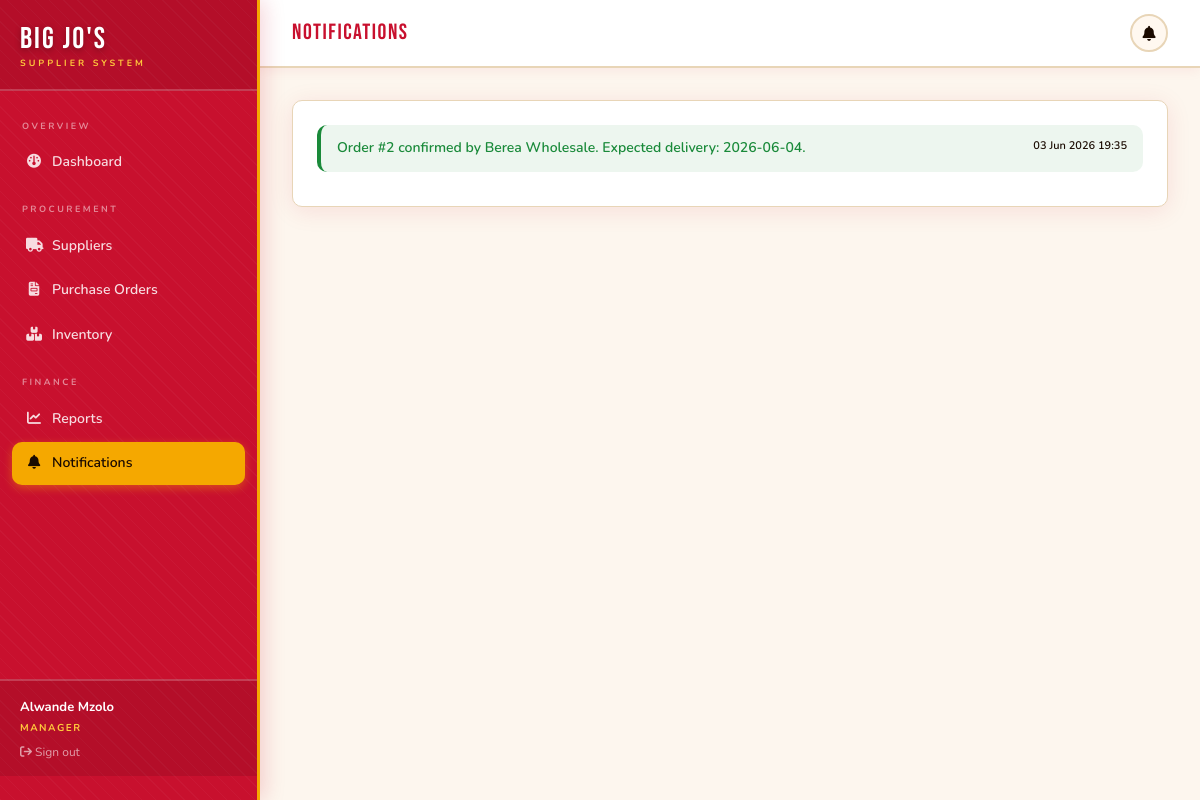
/manager/notifications (signed in), run on the app's committed database.
### app/models/__init__.py (models this page shows, shortened)
class User(UserMixin, db.Model):
    __tablename__ = 'user'
    id = db.Column(db.Integer, primary_key=True)
    name = db.Column(db.String(120), nullable=False)
    email = db.Column(db.String(120), unique=True, nullable=False)
    password_hash = db.Column(db.String(256), nullable=False)
    role = db.Column(db.String(20), nullable=False)  # manager / supplier / admin
    phone = db.Column(db.String(20))
    created_at = db.Column(db.DateTime, default=utc_now)
    supplier_profile = db.relationship('Supplier', backref='user', uselist=False)
    notifications = db.relationship('Notification', backref='user', lazy='dynamic')

class Notification(db.Model):
    __tablename__ = 'notification'
    id = db.Column(db.Integer, primary_key=True)
    user_id = db.Column(db.Integer, db.ForeignKey('user.id'), nullable=False)
    message = db.Column(db.Text, nullable=False)
    type = db.Column(db.String(30), default='info')  # info / warning / success / danger
    is_read = db.Column(db.Boolean, default=False)
    sent_at = db.Column(db.DateTime, default=utc_now)

### app/manager/__init__.py (the view)
@bp.route('/notifications')
@manager_required
def notifications():
    notifs = Notification.query.filter_by(user_id=current_user.id).order_by(
        Notification.sent_at.desc()).all()
    for n in notifs:
        n.is_read = True
    db.session.commit()
    return render_template('manager/notifications.html', notifications=notifs)

### app/__init__.py (called while the page is built)
@login_manager.user_loader
def load_user(user_id):
    from app.models import User
    return db.session.get(User, int(user_id))

### app/manager/__init__.py (called while the page is built)
def manager_required(f):
    @wraps(f)
    def decorated(*args, **kwargs):
        if not current_user.is_authenticated or current_user.role not in ('manager', 'admin'):
            flash('Access restricted to managers.', 'danger')
            return redirect(url_for('auth.login'))
        return f(*args, **kwargs)
    return login_required(decorated)

### app/templates/manager/notifications.html (shortened to what this page needs)
{% extends 'shared/dashboard_layout.html' %}
{% block page_title %}Notifications{% endblock %}
{% block content %}
<div class="card">
  {% if notifications %}
    {% for n in notifications %}
    <div class="alert alert-{{ n.type }}" style="margin-bottom:10px;">
      <div style="display:flex;justify-content:space-between;align-items:flex-start;">
        <span>{{ n.message }}</span>
        <span style="font-size:11px;color:var(--muted);white-space:nowrap;margin-left:16px;">
          {{ n.sent_at.strftime('%d %b %Y %H:%M') }}
        </span>
      </div>
    </div>
    {% endfor %}
  {% else %}
  <div class="empty-state">
    <div class="icon">🔔</div>
    <p>No notifications yet</p>
  </div>
  {% endif %}
</div>
{% endblock %}

### app/templates/shared/dashboard_layout.html (shortened to what this page needs)
{% extends 'base.html' %}
{% block body %}
<div class="flex min-h-screen bg-cream">
  <aside id="sidebar"
         class="fixed inset-y-0 left-0 z-50 flex w-[260px] -translate-x-full flex-col overflow-y-auto
                border-r-[3px] border-gold bg-brand pb-6
                shadow-[4px_0_20px_rgba(200,16,46,.18)] transition-transform duration-200 md:translate-x-0"
         style="background-image:repeating-linear-gradient(45deg,rgba(255,255,255,.03) 0px,rgba(255,255,255,.03) 1px,transparent 1px,transparent 10px)">
    <div class="border-b-2 border-white/20 bg-black/10 px-5 pb-[18px] pt-6">
      <div class="font-display text-[30px] leading-none tracking-[2px] text-white"
           style="text-shadow:0 2px 6px rgba(0,0,0,.3)">Big Jo's</div>
      <div class="mt-0.5 text-[9px] font-bold uppercase tracking-[3px] text-gold2">Supplier System</div>
    </div>
    <nav class="flex-1 space-y-0.5 px-3 py-4">
      {% if current_user.role in ('manager','admin') %}
      <div class="px-2.5 pb-1.5 pt-3 text-[9px] font-bold uppercase tracking-[2.5px] text-white/50">Overview</div>
      <a href="{{ url_for('manager.dashboard') }}"
         class="flex items-center gap-2.5 rounded-[10px] px-3.5 py-2.5 text-[14px] font-semibold transition-all duration-[180ms]
                {% if request.endpoint == 'manager.dashboard' %}bg-gold text-ink shadow-[0_3px_10px_rgba(245,168,0,.4)]
                {% else %}text-white/85 hover:bg-white/20 hover:text-white hover:translate-x-[3px]{% endif %}">
        <span class="w-4 text-center"><i class="fa-solid fa-gauge"></i></span> Dashboard
      </a>
      <div class="px-2.5 pb-1.5 pt-4 text-[9px] font-bold uppercase tracking-[2.5px] text-white/50">Procurement</div>
      <a href="{{ url_for('manager.suppliers') }}"
         class="flex items-center gap-2.5 rounded-[10px] px-3.5 py-2.5 text-[14px] font-semibold transition-all duration-[180ms]
                {% if 'suppliers' in request.endpoint %}bg-gold text-ink shadow-[0_3px_10px_rgba(245,168,0,.4)]
                {% else %}text-white/85 hover:bg-white/20 hover:text-white hover:translate-x-[3px]{% endif %}">
        <span class="w-4 text-center"><i class="fa-solid fa-truck"></i></span> Suppliers
      </a>
      <a href="{{ url_for('manager.orders') }}"
         class="flex items-center gap-2.5 rounded-[10px] px-3.5 py-2.5 text-[14px] font-semibold transition-all duration-[180ms]
                {% if 'orders' in request.endpoint %}bg-gold text-ink shadow-[0_3px_10px_rgba(245,168,0,.4)]
                {% else %}text-white/85 hover:bg-white/20 hover:text-white hover:translate-x-[3px]{% endif %}">
        <span class="w-4 text-center"><i class="fa-solid fa-file-invoice"></i></span> Purchase Orders
      </a>
      <a href="{{ url_for('manager.inventory') }}"
         class="flex items-center gap-2.5 rounded-[10px] px-3.5 py-2.5 text-[14px] font-semibold transition-all duration-[180ms]
                {% if 'inventory' in request.endpoint %}bg-gold text-ink shadow-[0_3px_10px_rgba(245,168,0,.4)]
                {% else %}text-white/85 hover:bg-white/20 hover:text-white hover:translate-x-[3px]{% endif %}">
        <span class="w-4 text-center"><i class="fa-solid fa-boxes-stacked"></i></span> Inventory
      </a>
      <div class="px-2.5 pb-1.5 pt-4 text-[9px] font-bold uppercase tracking-[2.5px] text-white/50">Finance</div>
      <a href="{{ url_for('manager.reports') }}"
         class="flex items-center gap-2.5 rounded-[10px] px-3.5 py-2.5 text-[14px] font-semibold transition-all duration-[180ms]
                {% if 'reports' in request.endpoint %}bg-gold text-ink shadow-[0_3px_10px_rgba(245,168,0,.4)]
                {% else %}text-white/85 hover:bg-white/20 hover:text-white hover:translate-x-[3px]{% endif %}">
        <span class="w-4 text-center"><i class="fa-solid fa-chart-line"></i></span> Reports
      </a>
      <a href="{{ url_for('manager.notifications') }}"
         class="flex items-center gap-2.5 rounded-[10px] px-3.5 py-2.5 text-[14px] font-semibold transition-all duration-[180ms]
                {% if 'notifications' in request.endpoint %}bg-gold text-ink shadow-[0_3px_10px_rgba(245,168,0,.4)]
                {% else %}text-white/85 hover:bg-white/20 hover:text-white hover:translate-x-[3px]{% endif %}">
        <span class="w-4 text-center"><i class="fa-solid fa-bell"></i></span> Notifications
      </a>
      {% endif %}
    </nav>
    <div class="border-t-2 border-white/20 bg-black/10 px-5 py-4 text-[13px]">
      <div class="font-bold text-white">{{ current_user.name }}</div>
      <div class="mt-0.5 text-[10px] font-bold uppercase tracking-[1.5px] text-gold2">{{ current_user.role }}</div>
      <a href="{{ url_for('auth.logout') }}" class="mt-2 block text-xs text-white/60 transition hover:text-white">
        <i class="fa-solid fa-arrow-right-from-bracket"></i> Sign out
      </a>
    </div>
  </aside>
  <div class="flex min-h-screen w-full flex-col md:ml-[260px]">
    <header class="sticky top-0 z-40 flex items-center justify-between border-b-2 border-warm
                   bg-white px-4 py-3.5 shadow-[0_2px_12px_rgba(200,16,46,.07)] md:px-8">
      <div class="flex items-center gap-3">
        <span class="font-display text-[22px] tracking-[1.5px] text-brand">
          {% block page_title %}{% endblock %}
        </span>
      </div>
      <div class="flex items-center gap-3">
        {% set unread = current_user.notifications.filter_by(is_read=False).count() %}
        {% if current_user.role in ('manager','admin') %}
        <a href="{{ url_for('manager.notifications') }}"
           class="relative inline-flex h-[38px] w-[38px] items-center justify-center rounded-full
                  border-2 border-warm bg-cream2 text-muted transition
                  hover:border-brand hover:text-brand hover:bg-brand/5">
          <i class="fa-solid fa-bell text-[15px]"></i>
        </a>
        {% endif %}
      </div>
    </header>
    <main class="flex-1 p-8">
      {% block content %}{% endblock %}
    </main>
  </div>
</div>
{% endblock %}

### app/static/css/main.css (style rules this page uses)
:root { --bg: #fdf6ee; --surface: #ffffff; --surface2:#fff8f0; --border: #e8d5b7; --accent: #c8102e; --accent2: #e8192e; --gold: #f5a800; --gold2: #ffc93c; --green: #1a8a3a; --red: #c8102e; --blue: #1565c0; --text: #1a0a00; --muted: #1a0a00; }
.card { background: #fff; border: 1.5px solid #e8d5b7; border-radius: 10px; padding: 24px; box-shadow: 0 4px 24px rgba(200,16,46,.10); }
.alert { padding: 12px 16px; border-radius: 10px; font-size: 14px; font-weight: 600; margin-bottom: 16px; border-left: 4px solid; }
.alert-success { background: rgba(26,138,58,.08); border-color: #1a8a3a; color: #1a8a3a; }

### data on the page
User: name "Alwande Mzolo", role "MANAGER"
Notification: message "Order #2 confirmed by Berea Wholesale. Expected delivery: 2026-06-04.", sent_at "03 Jun 2026 19:35"
